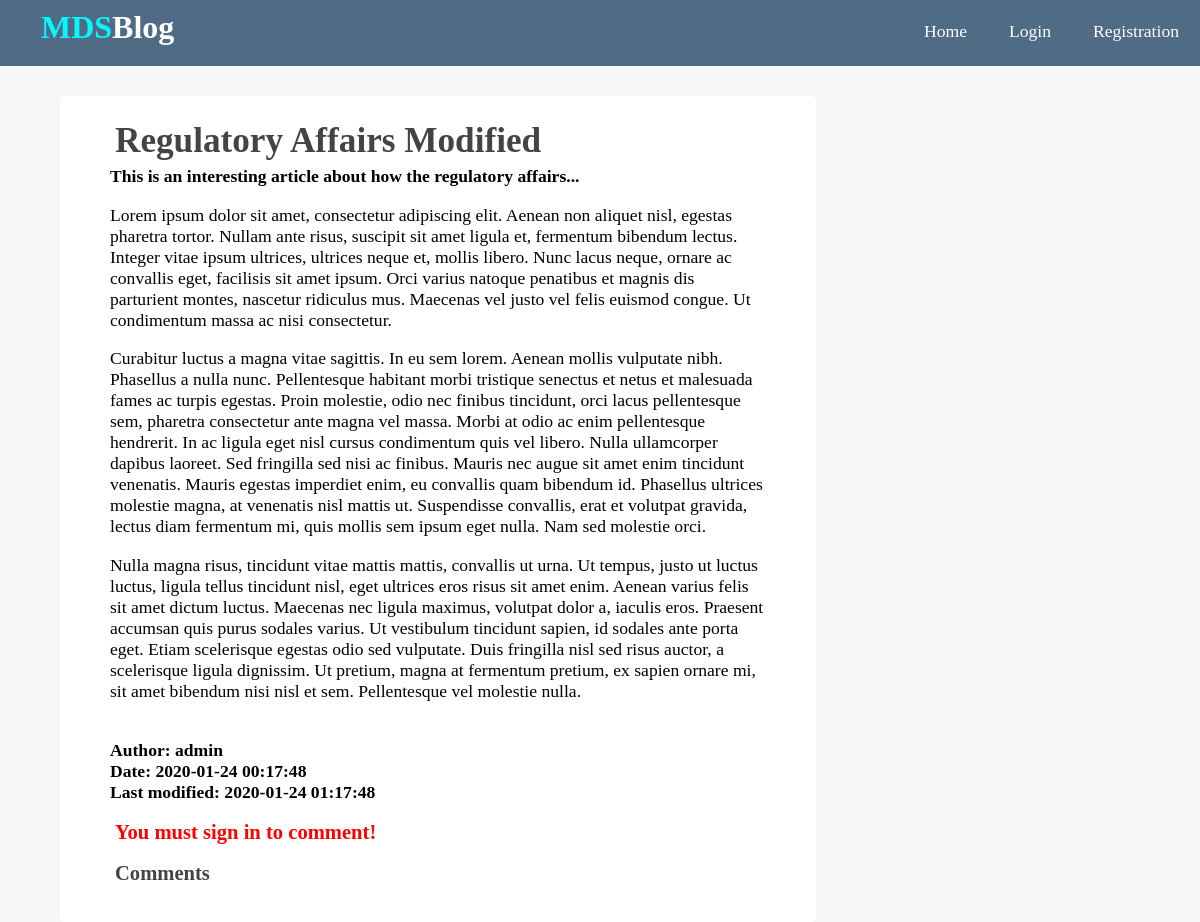
Screenshot of /blog?page=public_article&articleID=8 with the database file from the repository.
### tables this page shows
CREATE TABLE `articles` (
  `ArticleID` int(11) NOT NULL,
  `UserID` int(11) DEFAULT NULL,
  `Title` varchar(120) NOT NULL,
  `ShortDesc` text DEFAULT NULL,
  `Content` text DEFAULT NULL,
  `CreationDate` timestamp NOT NULL DEFAULT current_timestamp(),
  `LastModified` datetime DEFAULT NULL
);

### app/models/Conn.php (called while the page is built, shortened)
<?php
    class Conn {
        private $host = "127.0.0.1";
        private $dbName = "blog";
        private $charset = "utf8";
        private $userName = "root";
        private $pass = "";
        function __construct() {
            try {
                $this->conn = new PDO("mysql:host={$this->host};dbname={$this->dbName};charset{$this->charset};",
                $this->userName, $this->pass);
            } catch(PDOException $ex)   {
                die($ex->getMessage());
            }
        }
    }
?>

### app/controllers/ArticleController.php (called while the page is built, shortened)
<?php
    class ArticleController extends Conn {
        public function GetArticleByID() {
            $row = [];
            if(isset($_GET["articleID"]) && is_numeric($_GET["articleID"])) {
                $stmt = $this->conn->prepare("SELECT articles.*, login.UserName
                FROM articles
                INNER JOIN login
                ON articles.UserID = login.UserID
                WHERE ArticleID = ?");
                $stmt->execute([$_GET["articleID"]]);
                $row = $stmt->fetch(PDO::FETCH_ASSOC);
            }
            return $row;
        }
    }
?>

### pages/public_article.php (the view, shortened to what this page needs)
<?php
    $articleController = new ArticleController;
    $article = $articleController->GetArticleByID();
?>
<div class="content clearfix">
    <div class="main-content single">
        <div class="post-content">
            <?php if(isset($_GET["articleID"]) && is_numeric($_GET["articleID"])): ?>
                <h1><?=isset($article["Title"]) ? $article["Title"] : ""?></h1>
                <strong>
                    <?=isset($article["ShortDesc"]) ? $article["ShortDesc"] : ""?>
                </strong>
                <p>
                    <?=isset($article["Content"]) ? $article["Content"] : ""?>
                        <br/>
                    <strong>
                        Author:  <?=isset($article["UserName"]) ? $article["UserName"] : ""?>
                            <br/>
                    </strong>
                    <strong>
                        Date:  <?=isset($article["CreationDate"]) ? $article["CreationDate"] : ""?>
                            <br/>
                    </strong>
                    <strong>
                        Last modified:  <?=isset($article["LastModified"]) ? $article["LastModified"] : ""?>
                    </strong>
                </p>
                <p>
                    <?php if(isset($_COOKIE["UserID"])): ?>
                    <h3>Write a comment!</h3>
                    <form method="POST">
                        <textarea cols="40" rows="10" name="comment" class="text-input" placeholder="Write a comment here!"></textarea>
                            <br/>
                        <button name="send_comment" class="btn">Send</button>
                    </form>
                    <?php else: ?>
                    <h3 style="color:red;">You must sign in to comment!</h3>
                    <?php endif; ?>
                </p>
                <p>
                    <h3>Comments</h3>
                </p>
            <?php else: ?>
                <h1>This article identification is incorrect!</h1>
            <?php endif; ?>
        </div>
    </div>
</div>

### assets/css/style.css (style rules this page uses)
* { box-sizing: border-box; }
html, body { height: 100%; padding: 0px; margin: 0px; background: #f6f6f6; font-family: 'Lora', serif; }
h1, h2, h3, h4, h5, h6 { font-family: 'Candal', serif; color: #444; margin: 5px; }
.clearfix::after { content:''; display: block; clear: both; }
.content { width:90%; margin: 30px auto 30px; }
.content .main-content { width: 70%; float: left; }
.content .main-content.single { background: white; padding: 20px 50px; font-size: 1.1em; border-radius: 5px; }

### rows the page displays
articles: Title "Regulatory Affairs Modified", ShortDesc "This is an interesting article about how the regulatory affairs...", Content "Lorem ipsum dolor sit amet, consectetur adipiscing elit. Aenean non aliquet nisl, egestas pharetra tortor. Nullam ante risus, suscipit sit amet ligula et, fermentum bibendum lectus. Integer vitae ipsum ultrices, ultrices neque et, mollis libero. Nunc lacus neque, ornare ac convallis eget, facilisis sit amet ipsum. Orci varius natoque penatibus et magnis dis parturient montes, nascetur ridiculus mus. Maecenas vel justo vel felis euismod congue. Ut condimentum massa ac nisi consectetur. Curabitur luctus a magna vitae sagittis. In eu sem lorem. Aenean mollis vulputate nibh. Phasellus a nulla nunc. Pellentesque habitant morbi tristique senectus et netus et malesuada fames ac turpis egestas.…", UserID.UserName "admin", CreationDate "2020-01-24 00:17:48", LastModified "2020-01-24 01:17:48"
